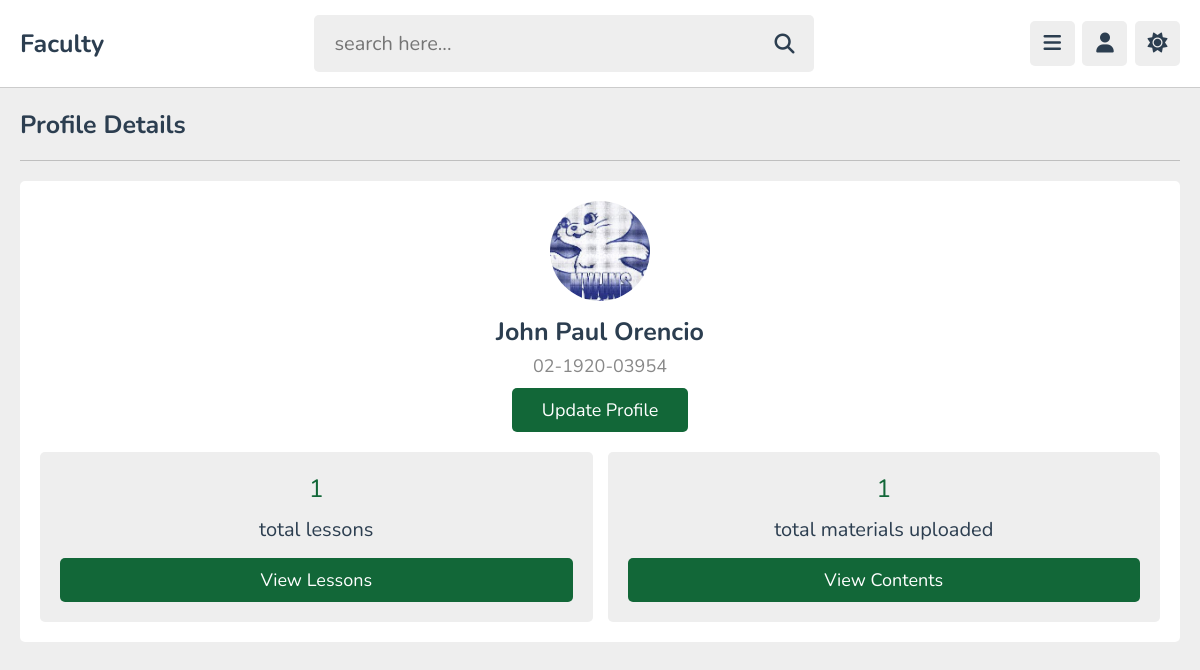
The app's page /teacher/profile.php (signed in) with its own data.
### tables this page shows
CREATE TABLE `tbl_teachers` (
  `teacher_id` varchar(30) NOT NULL,
  `firstname` varchar(30) NOT NULL,
  `lastname` varchar(30) NOT NULL,
  `gender` varchar(30) NOT NULL,
  `email` varchar(128) NOT NULL,
  `password` varchar(128) NOT NULL,
  `active` varchar(30) NOT NULL,
  `image` varchar(150) NOT NULL
);

### teacher/profile.php (the view, shortened to what this page needs)
<?php
include '../includes/connection.php';
if (isset($_COOKIE['teacher_id'])) {
    $teacher_id = $_COOKIE['teacher_id'];
} else {
    $teacher_id = '';
    header('location:login.php');
}
$select_playlists = $conn->prepare("SELECT * FROM `tbl_lessons` WHERE teacher_id = ?");
$select_playlists->execute([$teacher_id]);
$total_playlists = $select_playlists->rowCount();
$select_contents = $conn->prepare("SELECT L.teacher_id, LM.*
   FROM `tbl_learningmaterials` LM
   INNER JOIN `tbl_lessons` L ON LM.lesson_id = L.lesson_id
   WHERE L.teacher_id = ?");
$select_contents->execute([$teacher_id]);
$total_contents = $select_contents->rowCount();
?>
<!DOCTYPE html>
<html lang="en">
<head>
    <link rel="stylesheet" href="https://cdnjs.cloudflare.com/ajax/libs/font-awesome/6.2.0/css/all.min.css">
    <link rel="stylesheet" href="styles/main_style.css">
</head>
<body>
    <?php include '../includes/teacher_header.php'; ?>
    <section class="tutor-profile" style="min-height: calc(100vh - 19rem);">
        <h1 class="heading">profile details</h1>
        <div class="details">
            <div class="tutor">
                <img src="../tmp/<?= $fetch_profile['image']; ?>" alt="">
                <h3>
                    <?= $fetch_profile['firstname']; ?>
                    <?= $fetch_profile['lastname']; ?>
                </h3>
                <span>
                    <?= $fetch_profile['teacher_id']; ?>
                </span>
                <a href="update.php" class="inline-btn">update profile</a>
            </div>
            <div class="flex">
                <div class="box">
                    <span>
                        <?= $total_playlists; ?>
                    </span>
                    <p>total lessons</p>
                    <a href="lessons.php" class="btn">view lessons</a>
                </div>
                <div class="box">
                    <span>
                        <?= $total_contents; ?>
                    </span>
                    <p>total materials uploaded</p>
                    <a href="materials.php" class="btn">view contents</a>
                </div>
            </div>
        </div>
    </section>
</body>
</html>

### teacher/styles/main_style.css (style rules this page uses)
:root { --main-color: #126738; --red: #e74c3c; --hover_button: #df2612; --oragen: #f39c12; --white: #fff; --black: #2c3e50; --light-color: #888; --light-bg: #eee; --border: .1rem solid rgba(0, 0, 0, .2); }
* { font-family: 'Nunito', sans-serif; margin: 0; padding: 0; box-sizing: border-box; outline: none; border: none; text-decoration: none; }
html { font-size: 62.5%; overflow-x: hidden; }
body { background-color: var(--light-bg); padding-left: 30rem; }
section { padding: 2rem; max-width: 1200px; margin: 0 auto; }
.btn, .option-btn, .delete-btn, .inline-btn, .inline-option-btn, .inline-delete-btn { border-radius: .5rem; padding: 1rem 3rem; font-size: 1.8rem; color: #fff; margin-top: 1rem; text-transform: capitalize; cursor: pointer; text-align: center; }
.btn, .option-btn, .delete-btn { display: block; width: 100%; }
.inline-btn, .inline-option-btn, .inline-delete-btn { display: inline-block; }
.btn, .inline-btn { background-color: var(--main-color); }
.heading { padding-bottom: 1.8rem; border-bottom: var(--border); font-size: 2.5rem; color: var(--black); text-transform: capitalize; margin-bottom: 2rem; }
.tutor-profile .details { background-color: var(--white); border-radius: .5rem; padding: 2rem; text-align: center; }
.tutor-profile .details .tutor { margin-bottom: 2rem; }
.tutor-profile .details .tutor img { height: 10rem; width: 10rem; border-radius: 50%; object-fit: cover; margin-bottom: .5rem; }
.tutor-profile .details .tutor h3 { font-size: 2.5rem; color: var(--black); margin: .5rem 0; }
.tutor-profile .details .tutor span { font-size: 1.8rem; color: var(--light-color); display: block; }
.tutor-profile .details .flex { display: flex; gap: 1.5rem; align-items: center; flex-wrap: wrap; }
.tutor-profile .details .flex .box { flex: 1 1 26rem; border-radius: .5rem; background-color: var(--light-bg); padding: 2rem; }
.tutor-profile .details .flex span { color: var(--main-color); display: block; margin-bottom: .5rem; font-size: 2.5rem; }
.tutor-profile .details .flex .box p { font-size: 2rem; color: var(--black); padding: .5rem 0; }
@media (max-width:1200px) { body { padding-left: 0; } }

### records on screen
tbl_teachers: image (picture), firstname "John Paul", lastname "Orencio", teacher_id "02-1920-03954"

### other values on screen
$total_playlists "1"
$total_contents "1"
